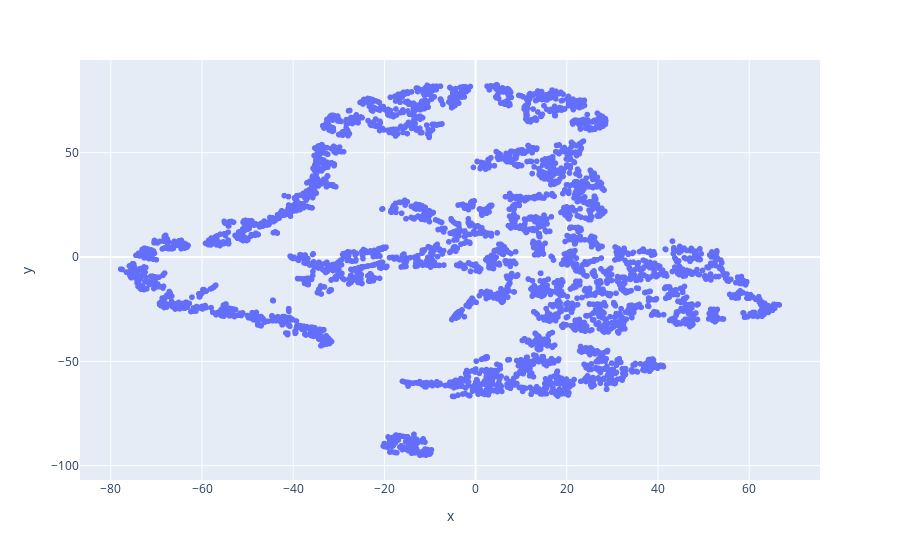

The notebook cell this image was saved under:
### Code cell
px.scatter(x=data[:,0], y=data[:,1])

### Figure 1 — Plotly figure (JSON) as saved in the notebook; plotly's stock layout.template omitted (floating-point values rounded to 4 significant figures; data arrays with more than 128 entries replaced by an {"elided": "..."} marker saying what was removed)
{"data": [{"hovertemplate": "x=%{x}<br>y=%{y}<extra></extra>", "legendgroup": "", "marker": {"color": "#636efa", "symbol": "circle"}, "mode": "markers", "name": "", "showlegend": false, "type": "scattergl", "x": {"elided": "4314 float values"}, "xaxis": "x", "y": {"elided": "4314 float values"}, "yaxis": "y"}], "layout": {"legend": {"tracegroupgap": 0}, "margin": {"t": 60}, "xaxis": {"anchor": "y", "domain": [0, 1], "title": {"text": "x"}}, "yaxis": {"anchor": "x", "domain": [0, 1], "title": {"text": "y"}}}}
